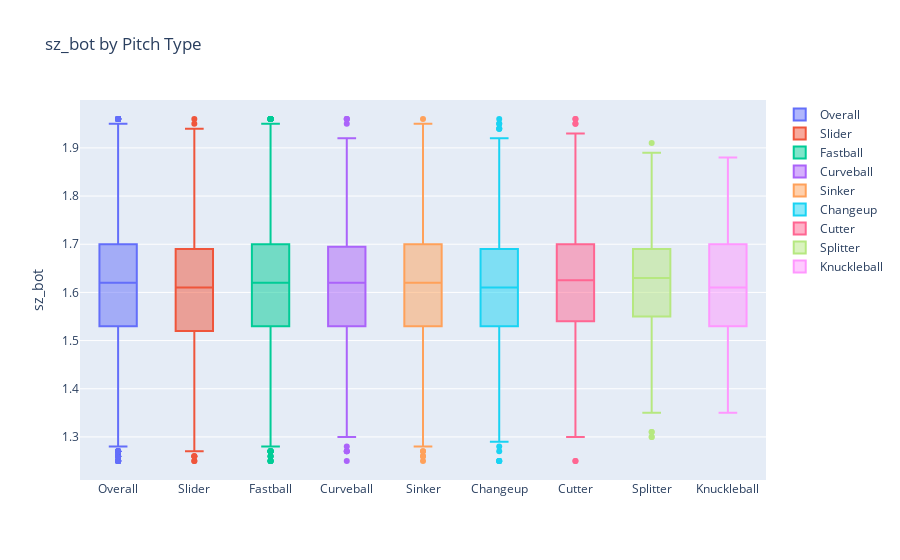

The code cell stored with this chart in its notebook:
### Markdown cell above
### Geospatial variables

### Code cell
import plotly.graph_objects as go

fig = go.Figure()
# Get all unique pitch types
pitch_types = df['pitch_type'].unique()

# Add overall data as the first trace
fig.add_trace(go.Box(y=df['sz_bot'], name='Overall'))

# Add traces for each pitch type
for pitch in pitch_types:
    fig.add_trace(go.Box(y=df[df["pitch_type"] == pitch]['sz_bot'], name=pitch))

# Update layout to show legend
fig.update_layout(
    title="sz_bot by Pitch Type",
    yaxis_title="sz_bot",
    showlegend=True
)

# Show the figure
fig.show()

### Figure 1 — Plotly figure (JSON) as saved in the notebook; plotly's stock layout.template omitted (floating-point values rounded to 4 significant figures; data arrays with more than 128 entries replaced by an {"elided": "..."} marker saying what was removed)
{"data": [{"name": "Overall", "type": "box", "y": {"elided": "16239 float values"}}, {"name": "Slider", "type": "box", "y": {"elided": "2065 float values"}}, {"name": "Fastball", "type": "box", "y": {"elided": "7861 float values"}}, {"name": "Curveball", "type": "box", "y": {"elided": "896 float values"}}, {"name": "Sinker", "type": "box", "y": {"elided": "2179 float values"}}, {"name": "Changeup", "type": "box", "y": {"elided": "1935 float values"}}, {"name": "Cutter", "type": "box", "y": {"elided": "996 float values"}}, {"name": "Splitter", "type": "box", "y": {"elided": "253 float values"}}, {"name": "Knuckleball", "type": "box", "y": [1.68, 1.44, 1.53, 1.43, 1.53, 1.69, 1.69, 1.71, 1.58, 1.74, 1.57, 1.54, 1.42, 1.58, 1.71, 1.74, 1.49, 1.58, 1.61, 1.68, 1.67, 1.7, 1.69, 1.5, 1.64, 1.61, 1.88, 1.56, 1.44, 1.35, 1.57, 1.55, 1.48, 1.71, 1.61, 1.84, 1.6, 1.79, 1.69, 1.7, 1.46, 1.58, 1.77, 1.67, 1.43, 1.47, 1.7, 1.63, 1.4, 1.73, 1.7, 1.72, 1.47, 1.62]}], "layout": {"showlegend": true, "title": {"text": "sz_bot by Pitch Type"}, "yaxis": {"title": {"text": "sz_bot"}}}}
